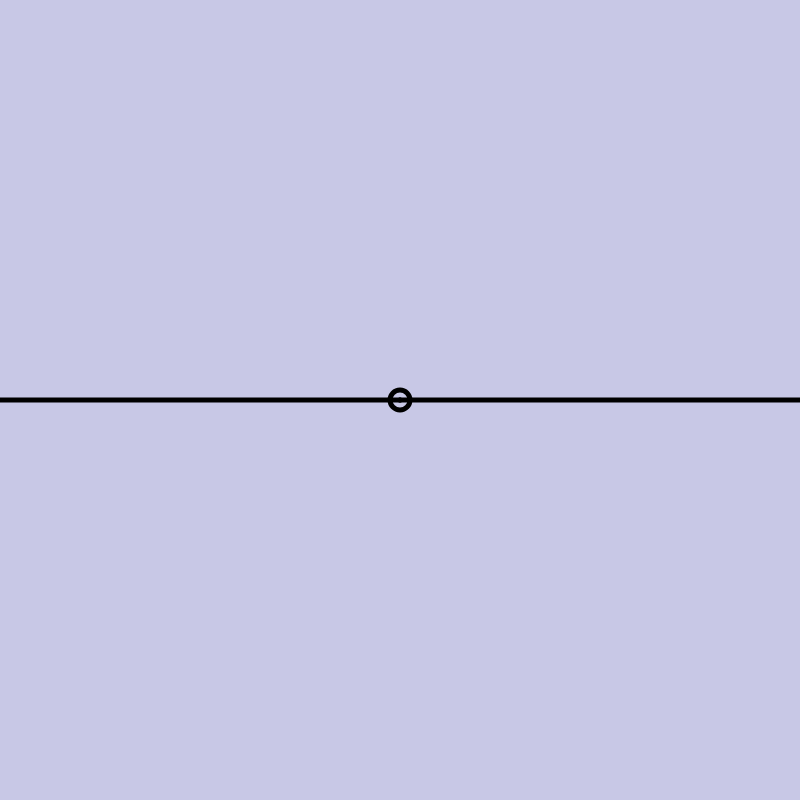
Frame 1 (no input)
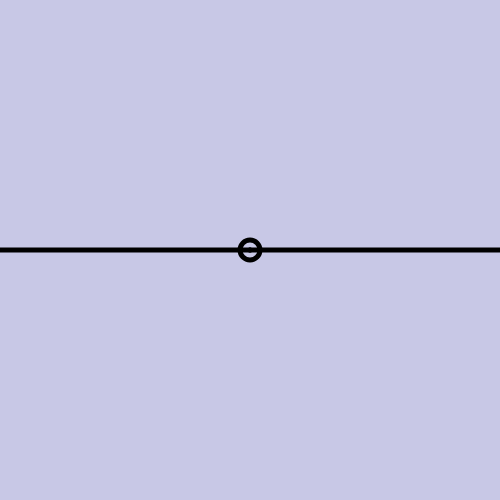
Frame 60 (no input)
Frame 120 (the mouse pressed at the canvas centre since frame 60): identical to frame 60, image omitted

The p5.js sketch that drew these frames (run headless with seeded random() and noise() and a simulated clock; from frame 60 on, the mouse is pressed at the canvas centre):

// p5.js sketch
// ── sketch.js
let mouseLocation;
let grabbed = false;
let pressed = false;
var bogen;
var ball;
let shot = false;
let flying = false;
let time;
let scales = 1;
let w,h;

function setup() {
  w = 800;
  h = 800;
 createCanvas(w, h);
 time = 0;
 mouseLocation = createVector(0,0);
 bogen = new Bogen(createVector(400*scales,400*scales),3);
 ball = new Ball(1,createVector(2,2));
}

function draw() {
  createCanvas(w, h);
  background(200, 200, 230);
  
  bogen.display();
  ball.display();
  if(shot == true){
    ball.dir = createVector(400*scales - ball.pos.x,400*scales -  ball.pos.y);
    ball.dir.x = ball.dir.x / ball.dir.mag();
    ball.dir.y = ball.dir.y / ball.dir.mag();
    ball.speed = map((Math.abs(mouseX-mouseLocation.x)+Math.abs(mouseY-mouseLocation.y))/2,0,600,0,100);
    bogen.speed = map((Math.abs(mouseX-mouseLocation.x)+Math.abs(mouseY-mouseLocation.y))/2,0,600,0,1);
    shot = false;
    time = 100;
    flying = true;
  }else if(flying == true){
    ball.move();
    time -= 1;
    bogen.move();
    if(time <= 0){
      flying = false;
    }
  }
  else{
    bogen.center = createVector(400,400);
    ball.pos = createVector(400,400);
    newscale();
  if(mouseX < bogen.center.x + 20 && mouseX > bogen.center.x - 20 && mouseY < bogen.center.y + 20 && mouseY > bogen.center.y - 20 && grabbed == false && pressed == true){
    grabbed = true;
  }
  if(grabbed == true){
    bogen.center.x += mouseX - mouseLocation.x; 
    bogen.center.y += mouseY - mouseLocation.y; 
    ball.pos.x += mouseX - mouseLocation.x; 
    ball.pos.y += mouseY - mouseLocation.y; 
  }
  }
  scales = windowWidth/1920;
  console.log(scales);
  w = 800 *scales;
  h = 800 *scales;
  
  

}
function newscale(){
  bogen.left.x = 0 * scales;
  bogen.left.y = 400 * scales;
  bogen.right.x = 800 * scales;
  bogen.right.y = 400 * scales;
  bogen.center.x = 400 *scales;
  bogen.center.y = 400*scales;
  ball.pos.x =400*scales;
  ball.pos.y=400*scales;
 
  
}
class Bogen {
  constructor(center,speed) {
    this.left = createVector(0,400);
    this.right = createVector(800,400);
    this.strength = 5;
    this.center = center;
    this.speed = speed;
  }
  move() {
    let dir = createVector(400*scales - this.center.x, 400*scales -  this.center.y);
    this.center.x += dir.x * this.speed;
    this.center.y += dir.y * this.speed;
  }
  display() {
    stroke(0);
    strokeWeight(this.strength)
    line(this.left.x,this.left.y,this.center.x,this.center.y);
    line(this.right.x,this.right.y,this.center.x,this.center.y);
  }
}
class Ball {
  constructor(speed,dir) {
  this.pos = createVector(400,400);
  this.speed = speed;
  this.dir = dir;
  this.diameter = 5;
  }
  display() {
    stroke(0);
    strokeWeight(20);
    fill(0);
    circle(this.pos.x,this.pos.y, this.diameter);
  }
  move() {
    this.pos.x += this.dir.x*this.speed;
    this.pos.y += this.dir.y*this.speed;
  }
}
function mousePressed() {
  pressed = true;
  mouseLocation = createVector(mouseX,mouseY);
}
function mouseReleased(){
  if(grabbed == true){
    shot = true;
  }
  grabbed = false;
  pressed = false;

}
